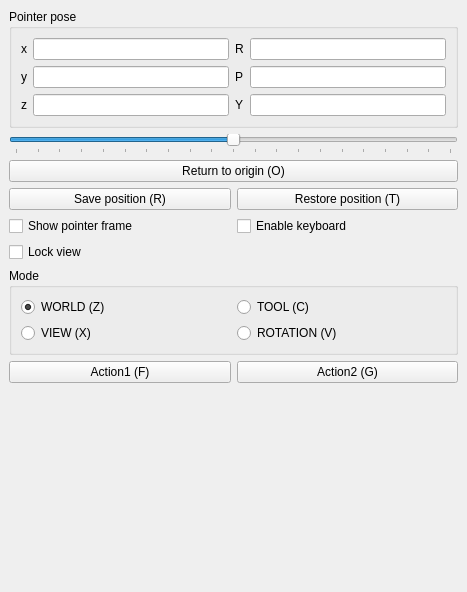
<?xml version="1.0" encoding="UTF-8"?>
<ui version="4.0">
 <class>PointerPluginWidget</class>
 <widget class="QDockWidget" name="PointerPluginWidget">
  <property name="geometry">
   <rect>
    <x>0</x>
    <y>0</y>
    <width>467</width>
    <height>592</height>
   </rect>
  </property>
  <property name="toolTip">
   <string>By Dagothar</string>
  </property>
  <property name="windowTitle">
   <string>Pointer</string>
  </property>
  <widget class="QWidget" name="dockWidgetContents">
   <layout class="QGridLayout" name="gridLayout">
    <item row="6" column="0" colspan="2">
     <widget class="QGroupBox" name="groupBox_2">
      <property name="title">
       <string>Mode</string>
      </property>
      <layout class="QGridLayout" name="gridLayout_3">
       <item row="0" column="1">
        <widget class="QRadioButton" name="toolButton">
         <property name="text">
          <string>TOOL (C)</string>
         </property>
        </widget>
       </item>
       <item row="0" column="0">
        <widget class="QRadioButton" name="worldButton">
         <property name="text">
          <string>WORLD (Z)</string>
         </property>
         <property name="checked">
          <bool>true</bool>
         </property>
        </widget>
       </item>
       <item row="1" column="0">
        <widget class="QRadioButton" name="viewButton">
         <property name="text">
          <string>VIEW (X)</string>
         </property>
        </widget>
       </item>
       <item row="1" column="1">
        <widget class="QRadioButton" name="rotationButton">
         <property name="text">
          <string>ROTATION (V)</string>
         </property>
        </widget>
       </item>
      </layout>
     </widget>
    </item>
    <item row="3" column="0">
     <widget class="QPushButton" name="saveButton">
      <property name="text">
       <string>Save position (R)</string>
      </property>
     </widget>
    </item>
    <item row="0" column="0" colspan="2">
     <widget class="QGroupBox" name="groupBox">
      <property name="title">
       <string>Pointer pose</string>
      </property>
      <layout class="QGridLayout" name="gridLayout_2">
       <item row="0" column="1">
        <widget class="QLineEdit" name="xEdit">
         <property name="readOnly">
          <bool>true</bool>
         </property>
        </widget>
       </item>
       <item row="0" column="0">
        <widget class="QLabel" name="label">
         <property name="text">
          <string>x</string>
         </property>
        </widget>
       </item>
       <item row="0" column="2">
        <widget class="QLabel" name="label_4">
         <property name="text">
          <string>R</string>
         </property>
        </widget>
       </item>
       <item row="1" column="1">
        <widget class="QLineEdit" name="yEdit">
         <property name="readOnly">
          <bool>true</bool>
         </property>
        </widget>
       </item>
       <item row="1" column="0">
        <widget class="QLabel" name="label_2">
         <property name="text">
          <string>y</string>
         </property>
        </widget>
       </item>
       <item row="2" column="1">
        <widget class="QLineEdit" name="zEdit">
         <property name="readOnly">
          <bool>true</bool>
         </property>
        </widget>
       </item>
       <item row="2" column="0">
        <widget class="QLabel" name="label_3">
         <property name="text">
          <string>z</string>
         </property>
        </widget>
       </item>
       <item row="0" column="3">
        <widget class="QLineEdit" name="rollEdit">
         <property name="readOnly">
          <bool>true</bool>
         </property>
        </widget>
       </item>
       <item row="1" column="2">
        <widget class="QLabel" name="label_5">
         <property name="text">
          <string>P</string>
         </property>
        </widget>
       </item>
       <item row="2" column="2">
        <widget class="QLabel" name="label_6">
         <property name="text">
          <string>Y</string>
         </property>
        </widget>
       </item>
       <item row="1" column="3">
        <widget class="QLineEdit" name="pitchEdit">
         <property name="readOnly">
          <bool>true</bool>
         </property>
        </widget>
       </item>
       <item row="2" column="3">
        <widget class="QLineEdit" name="yawEdit">
         <property name="readOnly">
          <bool>true</bool>
         </property>
        </widget>
       </item>
      </layout>
     </widget>
    </item>
    <item row="8" column="0">
     <widget class="QPushButton" name="action1Button">
      <property name="text">
       <string>Action1 (F)</string>
      </property>
     </widget>
    </item>
    <item row="4" column="0">
     <widget class="QCheckBox" name="showBox">
      <property name="enabled">
       <bool>true</bool>
      </property>
      <property name="text">
       <string>Show pointer frame</string>
      </property>
      <property name="checked">
       <bool>false</bool>
      </property>
     </widget>
    </item>
    <item row="4" column="1">
     <widget class="QCheckBox" name="keyboardBox">
      <property name="enabled">
       <bool>true</bool>
      </property>
      <property name="text">
       <string>Enable keyboard</string>
      </property>
      <property name="checked">
       <bool>false</bool>
      </property>
     </widget>
    </item>
    <item row="8" column="1">
     <widget class="QPushButton" name="action2Button">
      <property name="text">
       <string>Action2 (G)</string>
      </property>
     </widget>
    </item>
    <item row="9" column="0">
     <spacer name="verticalSpacer">
      <property name="orientation">
       <enum>Qt::Vertical</enum>
      </property>
      <property name="sizeHint" stdset="0">
       <size>
        <width>20</width>
        <height>7</height>
       </size>
      </property>
     </spacer>
    </item>
    <item row="2" column="0" colspan="2">
     <widget class="QPushButton" name="originButton">
      <property name="text">
       <string>Return to origin (O)</string>
      </property>
     </widget>
    </item>
    <item row="3" column="1">
     <widget class="QPushButton" name="restoreButton">
      <property name="text">
       <string>Restore position (T)</string>
      </property>
     </widget>
    </item>
    <item row="5" column="0">
     <widget class="QCheckBox" name="lockBox">
      <property name="text">
       <string>Lock view</string>
      </property>
      <property name="checked">
       <bool>false</bool>
      </property>
     </widget>
    </item>
    <item row="1" column="0" colspan="2">
     <widget class="QSlider" name="speedSlider">
      <property name="toolTip">
       <string>pointer speed</string>
      </property>
      <property name="minimum">
       <number>-10</number>
      </property>
      <property name="maximum">
       <number>10</number>
      </property>
      <property name="pageStep">
       <number>1</number>
      </property>
      <property name="orientation">
       <enum>Qt::Horizontal</enum>
      </property>
      <property name="tickPosition">
       <enum>QSlider::TicksBelow</enum>
      </property>
      <property name="tickInterval">
       <number>1</number>
      </property>
     </widget>
    </item>
   </layout>
  </widget>
 </widget>
 <resources/>
 <connections/>
</ui>
